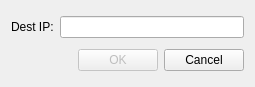
<?xml version="1.0" encoding="UTF-8"?>
<ui version="4.0">
 <class>GoToCellDialog</class>
 <widget class="QWidget" name="GoToCellDialog">
  <property name="geometry">
   <rect>
    <x>0</x>
    <y>0</y>
    <width>255</width>
    <height>87</height>
   </rect>
  </property>
  <property name="windowTitle">
   <string>Go to Cell</string>
  </property>
  <layout class="QVBoxLayout">
   <item>
    <layout class="QHBoxLayout">
     <item>
      <widget class="QLabel" name="label">
       <property name="text">
        <string>Dest IP:</string>
       </property>
       <property name="buddy">
        <cstring>lineEdit</cstring>
       </property>
      </widget>
     </item>
     <item>
      <widget class="QLineEdit" name="lineEdit"/>
     </item>
    </layout>
   </item>
   <item>
    <layout class="QHBoxLayout">
     <item>
      <spacer>
       <property name="orientation">
        <enum>Qt::Horizontal</enum>
       </property>
       <property name="sizeHint" stdset="0">
        <size>
         <width>40</width>
         <height>20</height>
        </size>
       </property>
      </spacer>
     </item>
     <item>
      <widget class="QPushButton" name="okButton">
       <property name="enabled">
        <bool>false</bool>
       </property>
       <property name="text">
        <string>OK</string>
       </property>
       <property name="default">
        <bool>true</bool>
       </property>
      </widget>
     </item>
     <item>
      <widget class="QPushButton" name="cancelButton">
       <property name="text">
        <string>Cancel</string>
       </property>
      </widget>
     </item>
    </layout>
   </item>
  </layout>
 </widget>
 <tabstops>
  <tabstop>lineEdit</tabstop>
  <tabstop>okButton</tabstop>
  <tabstop>cancelButton</tabstop>
 </tabstops>
 <resources/>
 <connections/>
</ui>
